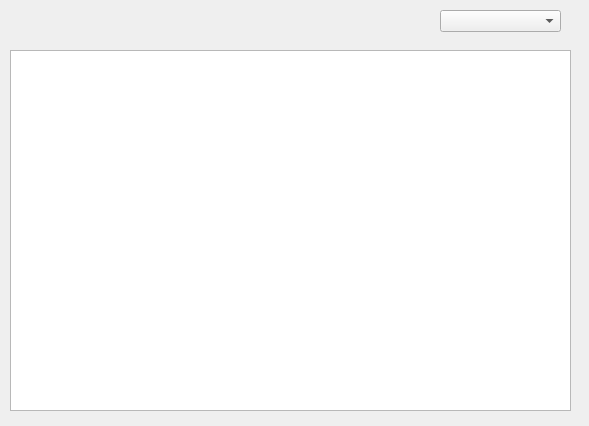
<?xml version="1.0" encoding="UTF-8"?>
<ui version="4.0">
 <class>Report</class>
 <widget class="QDialog" name="Report">
  <property name="geometry">
   <rect>
    <x>0</x>
    <y>0</y>
    <width>589</width>
    <height>426</height>
   </rect>
  </property>
  <property name="windowTitle">
   <string>Dialog</string>
  </property>
  <widget class="QTextBrowser" name="reportDisplay">
   <property name="geometry">
    <rect>
     <x>10</x>
     <y>50</y>
     <width>561</width>
     <height>361</height>
    </rect>
   </property>
  </widget>
  <widget class="QComboBox" name="report_list">
   <property name="geometry">
    <rect>
     <x>440</x>
     <y>10</y>
     <width>121</width>
     <height>22</height>
    </rect>
   </property>
  </widget>
 </widget>
 <resources/>
 <connections/>
</ui>
